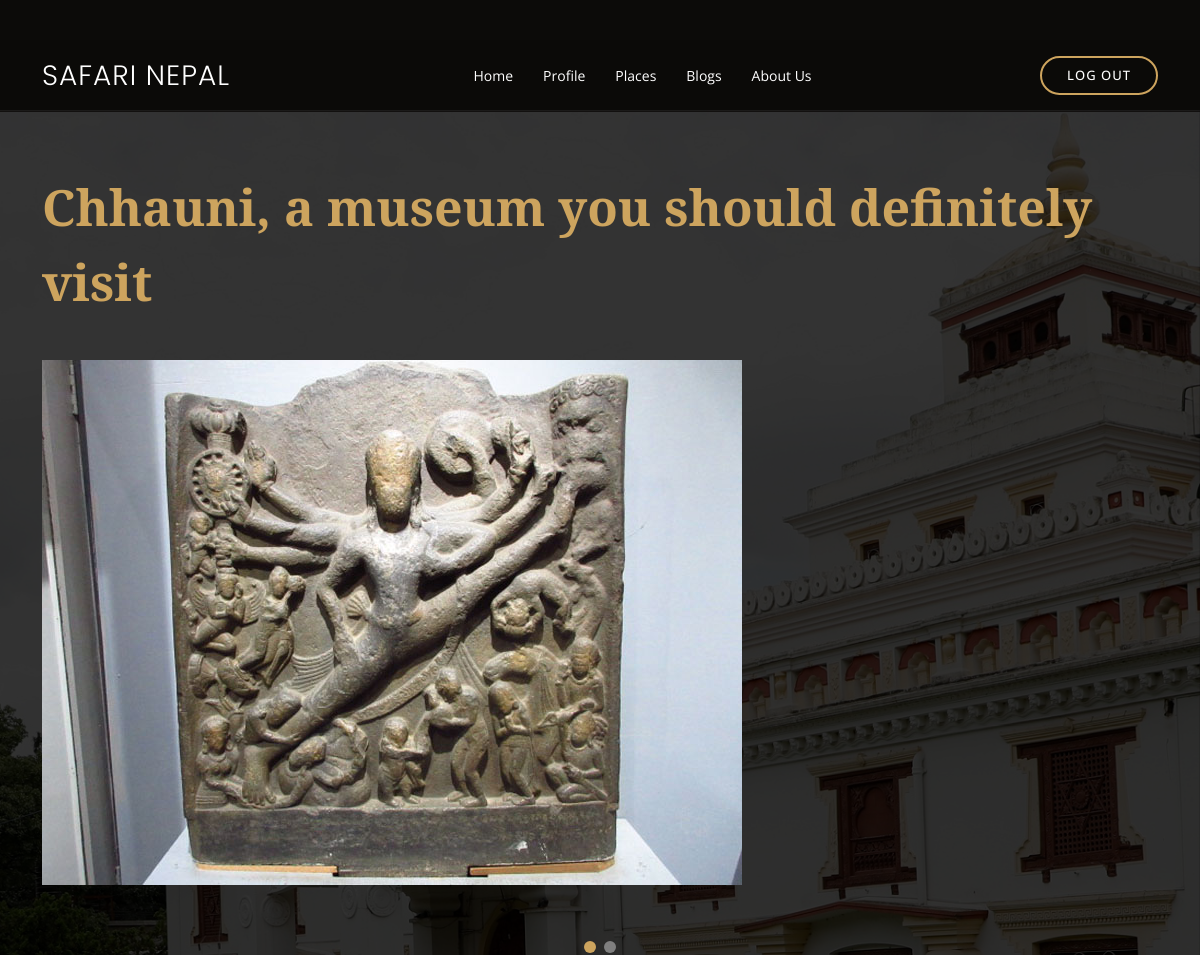
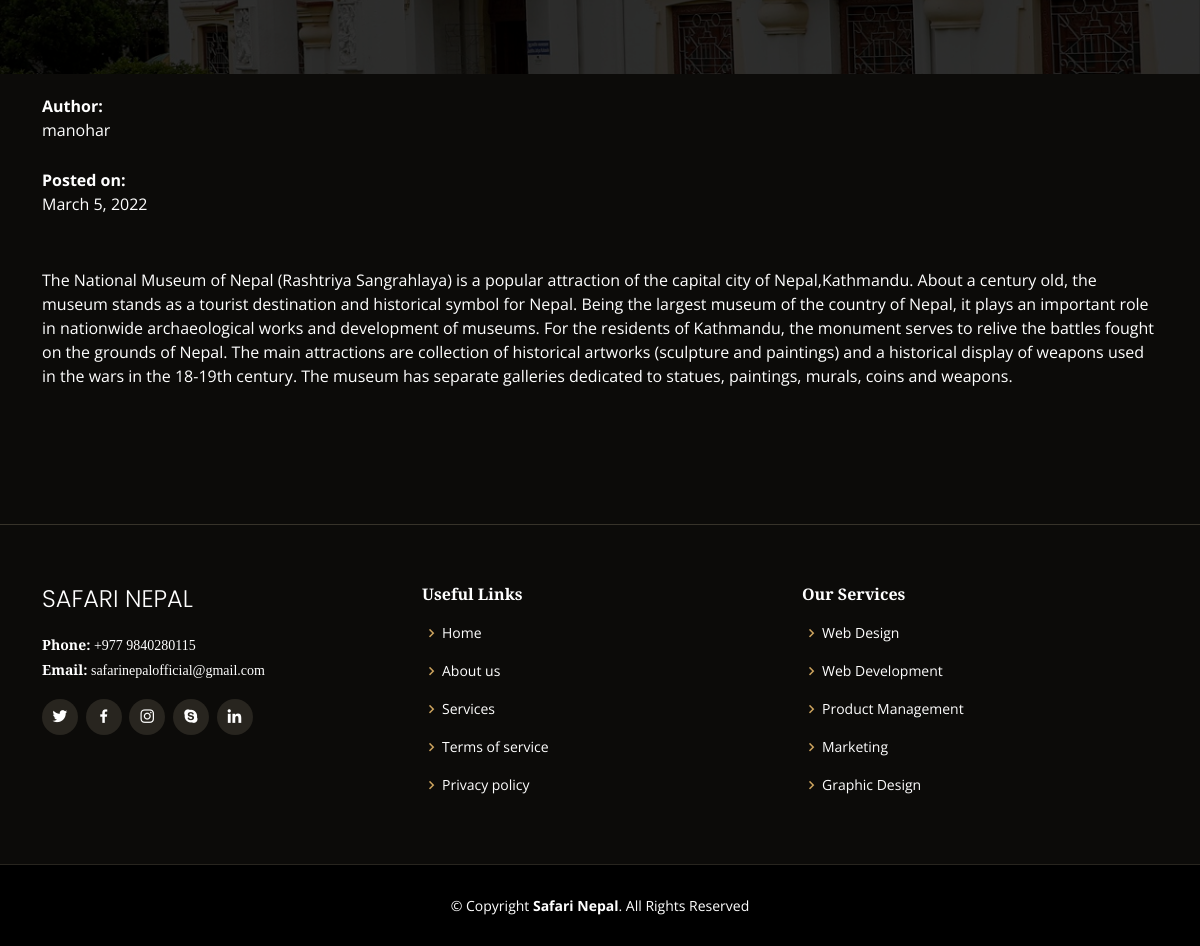
The page /mainpage/blogs/6 on the database its author committed (2 pictures, top to bottom).
### blog/models.py (models this page shows, shortened)
class Blog(models.Model):
    title=models.CharField(max_length=50, blank=False, null = False )
    author=models.ForeignKey( User , on_delete=models.CASCADE)
    description=models.TextField(blank= False, null=False)
    thumbnail=models.ImageField(upload_to=th_file_name , null=False )
    created_date=models.DateField(auto_now_add=True)
    related_place=models.ForeignKey(Places,on_delete=models.CASCADE)
    class Meta:
        ordering=['-created_date']

class Blogimages(models.Model):
    bg=models.ForeignKey(Blog,on_delete=models.CASCADE)
    image=models.FileField(null=True,blank=True,upload_to=img_file_name)

### blog/views.py (the view)
# urls.py: path('<int:pk>', views.blogdetailview.as_view(), name='blogview'),
class blogdetailview(generic.DetailView):
    model= Blog
    template_name= 'blog/blogpost_view.html'
    def get_context_data(self, *args, **kwargs):
        context = super(blogdetailview, self).get_context_data(*args, **kwargs)
        user=self.request.user
        context['images'] = Blogimages.objects.all()
        return context

### blog/templates/blog/blogpost_view.html (shortened to what this page needs)
{% extends "main.html" %}
{% block content %}
<section class="mycontainer">
<section class="inner-page">
    <section id="events"  class="events" style="background-image: url({{object.thumbnail.url}}) ">
      <div class="container" data-aos="fade-up">
        <div class="section-title">
          <p style = " font-size: 50px;">{{object.title}}</p>
        </div>
        <div class="events-slider swiper" data-aos="fade-up" data-aos-delay="100">
          <div class="swiper-wrapper" >
  {% for imag in object.blogimages_set.all %}
  <div class="swiper-slide">
    <div class="row event-item">
      <a href="{{imag.image.url}}" class="gallery-lightbox" data-gall="gallery-item">
        <img src="{{imag.image.url}}" class="img-fluid" alt="">
      </a>
    </div>
  </div>
  {% endfor %}
</div>
<div class="swiper-pagination"></div>
</div>
</div>
</section>
  <div class="container" data-aos="fade-up">
    <p style="padding-top:20px;"> <strong>Author:</strong> <br>{{ object.author }}</p>
    <p style="padding-top:10px;"> <strong>Posted on:</strong> <br>{{ object.created_date }}</p>
  <p style="padding:10px;">{{ object.description | linebreaks }}</p>
</div>
</section>
</section>
{% endblock %}

### static/assets/css/style.css (style rules this page uses)
body { font-family: "Open Sans", sans-serif; background: #0c0b09; color: #fff; }
a { color: #cda45e; text-decoration: none; }
section { padding: 60px 0; overflow: hidden; }
.section-title { padding-bottom: 40px; }
.section-title p { margin: 0; margin: 0; font-size: 36px; font-weight: 700; font-family: "Playfair Display", serif; color: #cda45e; }
.events { background: url(../img/everest.jpg) center center no-repeat; background-size: cover; position: relative; }
.events::before { content: ""; background-color: rgba(0, 0, 0, 0.8); position: absolute; top: 0; right: 0; left: 0; bottom: 0; }
.events .container { position: relative; }
@media (min-width: 1024px) { .events { background-attachment: fixed; } }
.events .event-item { color: #fff; padding-bottom : 30px; }
.events .swiper-pagination { margin-top: 30px; position: relative; }

### blog/templates/blog/blogpost_view.html (style rules this page uses)
.mycontainer { padding-top:50px; }

### rows shown on the page
Blog: thumbnail (picture), title "Chhauni, a museum you should definitely visit", author "manohar", created_date "March 5, 2022", description "The National Museum of Nepal (Rashtriya Sangrahlaya) is a popular attraction of the capital city of Nepal,Kathmandu. About a century old, the museum stands as a tourist destination and historical symbol for Nepal. Being the largest museum of the country of Nepal, it plays an important role in nationwide archaeological works and development of museums. For the residents of Kathmandu, the monument serves to relive the battles fought on the grounds of Nepal. The main attractions are collection of historical artworks (sculpture and paintings) and a historical display of weapons used in the wars in the 18-19th century. The museum has separate galleries dedicated to statues, paintings, murals,…"
Blogimages: image (picture)
